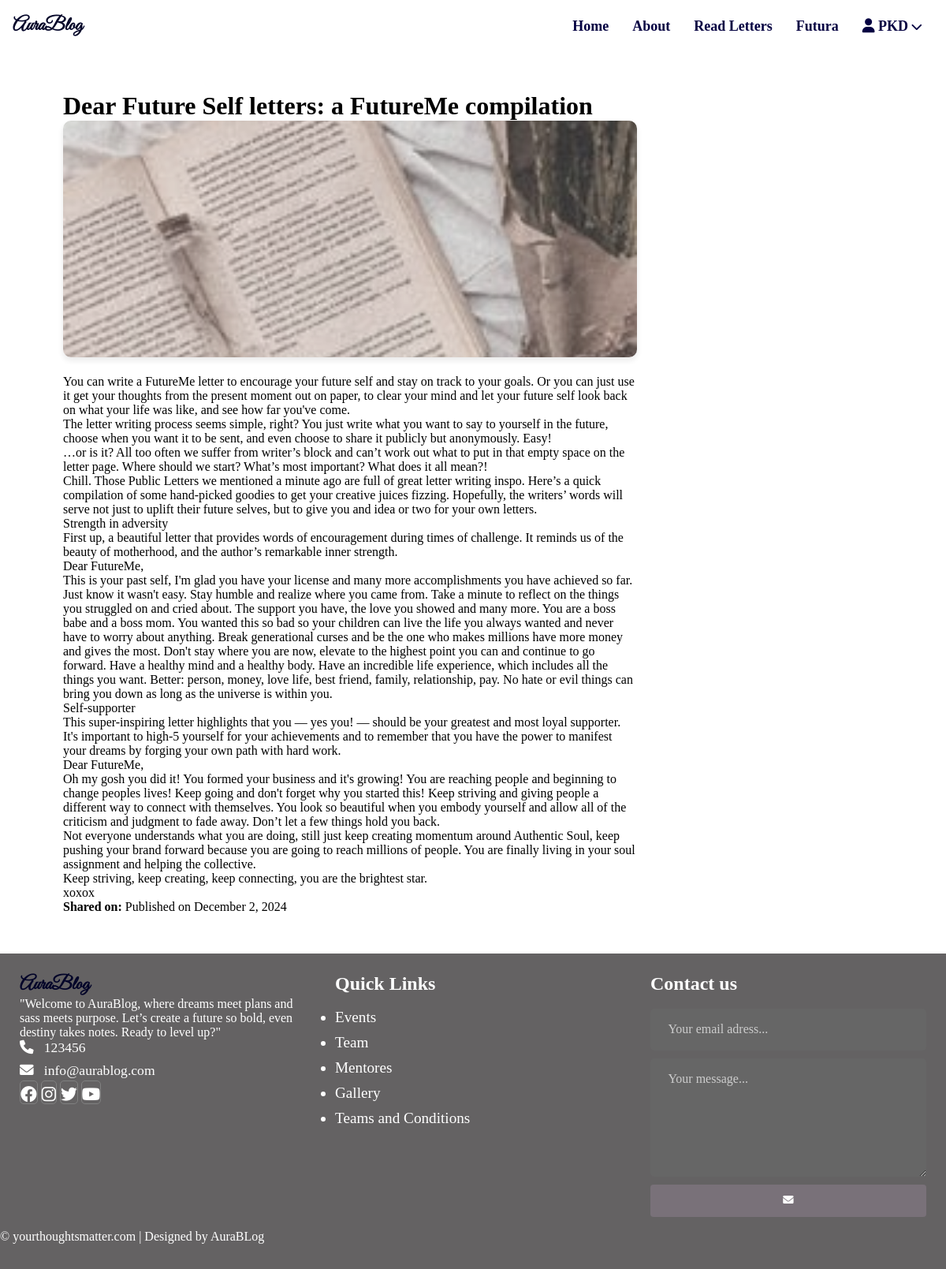
The app's page /blog/2/ with its own data.
### vaultapp/models.py (models this page shows, shortened)
class BlogPost(models.Model):
    author = models.ForeignKey(User, on_delete=models.CASCADE, related_name='blog_posts')
    title = models.CharField(max_length=255)
    content = models.TextField()
    tags = models.CharField(max_length=255, null=True, blank=True)
    feature_image = models.ImageField(upload_to='blog_posts/images/', null=True, blank=True)
    is_published = models.BooleanField(default=False)
    created_at = models.DateTimeField(auto_now_add=True)
    updated_at = models.DateTimeField(auto_now=True)
    class Meta:
        ordering = ['-created_at']

### vaultapp/views.py (the view)
# urls.py: path('blog/<int:id>/', views.blog_detail, name='blog_detail'),
def blog_detail(request, id):
    try:
        blog = BlogPost.objects.get(id=id)
    except BlogPost.DoesNotExist:
        return redirect('error_page')  # Handle the case where the blog does not exist
    return render(request, 'vaultapp/blog_detail.html', {'blog': blog})

### vaultapp/templates/vaultapp/blog_detail.html (shortened to what this page needs)
{% extends "base.html" %}
{% load static %}
{% block content %}
<div class="content">
    <div class="main-content">
        <div id="post_detail" class="post-detail">
            <h1>{{ blog.title }}</h1>
            {% if blog.feature_photo %}
            <img src="{{ blog.feature_image.url }}" alt="Feature Photo" class="slider-image">
            {% else %}
            <img src="{% static 'vaultapp/images/5.jpg' %}" alt="Default Image" class="slider-image-unique">
            {% endif %}
            <div>
                {% autoescape off %}
                <p>{{ blog.content|linebreaks }}</p>
                {% endautoescape %}
            </div>
            <p><strong>Shared on:</strong> Published on {{ blog.created_at|date:"F j, Y" }}</p>
        </div>
        </div>
    </div>
{% endblock content %}

### vaultapp/static/vaultapp/CSS/style.css (style rules this page uses)
* { margin: 0; padding: 0; box-sizing: border-box; }
html, body { background: white; font-family: 'Times New Roman', Times, serif; }
.content { width:90%; margin:30px auto 30px; }
.content .main-content { width:70%; float:left; }
.main-content { flex: 3; max-width: 70%; }
.content { display: flex; justify-content: space-between; gap: 20px; padding: 20px; }
.main-content { flex: 3; }
.post-image, .slider-image, .slider-image-unique { width: 100%; max-height: 300px; object-fit: cover; border-radius: 8px; }
#post_detail .slider-image-unique { display: left; max-width: 8in; height: 4in; margin: 0 auto; border-radius: 10px; opacity: 0.9; box-shadow: 0 4px 8px rgba(0, 0, 0, 0.1); filter: grayscale(50%); }
@media screen and (min-width: 768px) { #post_detail .slider-image, .slider-image-unique { max-width: 80%; } }

### records on screen
BlogPost: title "Dear Future Self letters: a FutureMe compilation", content "You can write a FutureMe letter to encourage your future self and stay on track to your goals. Or you can just use it get your thoughts from the present moment out on paper, to clear your mind and let your future self look back on what your life was like, and see how far you've come. The letter writing process seems simple, right? You just write what you want to say to yourself in the future, choose when you want it to be sent, and even choose to share it publicly but anonymously. Easy! …or is it? All too often we suffer from writer’s block and can’t work out what to put in that empty space on the letter page. Where should we start? What’s most important? What does it all mean?! Chill.…", created_at "December 2, 2024"
